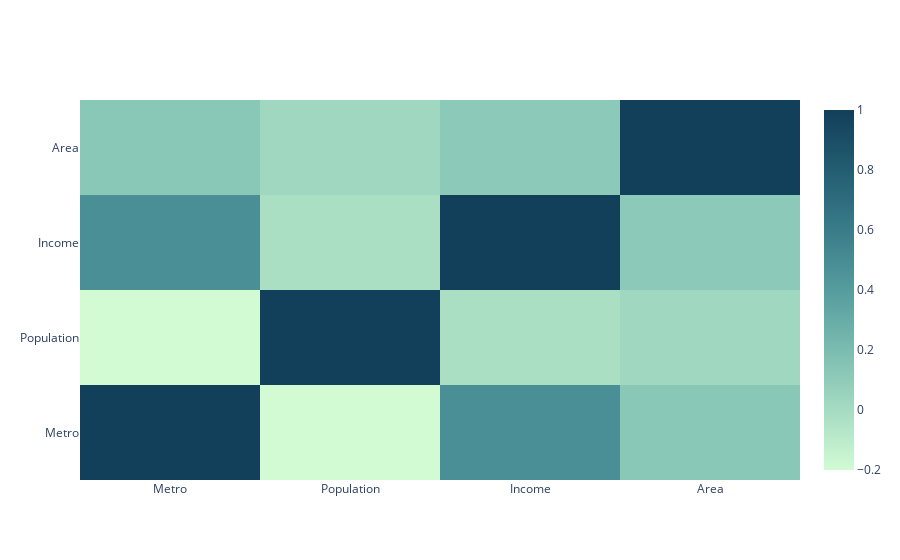

Notebook code for this chart:
### Code cell
fig=go.Figure()
fig.add_trace(go.Heatmap(x=df_corr.columns, y=df_corr.index, z=df_corr, colorscale= 'darkmint'))

### Figure 1 — Plotly figure (JSON) as saved in the notebook; plotly's stock layout.template omitted (floating-point values rounded to 4 significant figures)
{"data": [{"colorscale": [[0, "rgb(210, 251, 212)"], [0.1667, "rgb(165, 219, 194)"], [0.3333, "rgb(123, 188, 176)"], [0.5, "rgb(85, 156, 158)"], [0.6667, "rgb(58, 124, 137)"], [0.8333, "rgb(35, 93, 114)"], [1, "rgb(18, 63, 90)"]], "type": "heatmap", "x": ["Metro", "Population", "Income", "Area"], "y": ["Metro", "Population", "Income", "Area"], "z": [[1, -0.2019, 0.4824, 0.1297], [-0.2019, 1, -0.02937, 0.02365], [0.4824, -0.02937, 1, 0.1138], [0.1297, 0.02365, 0.1138, 1]]}], "layout": {}}
